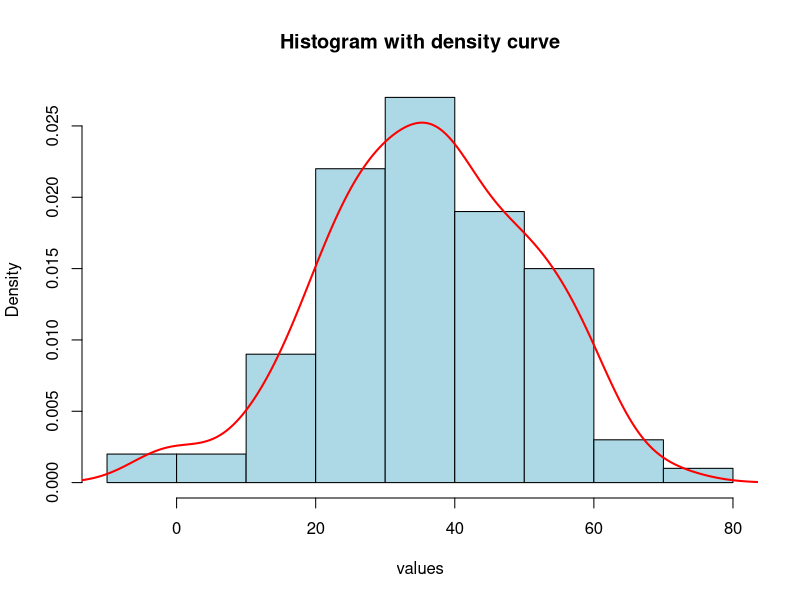
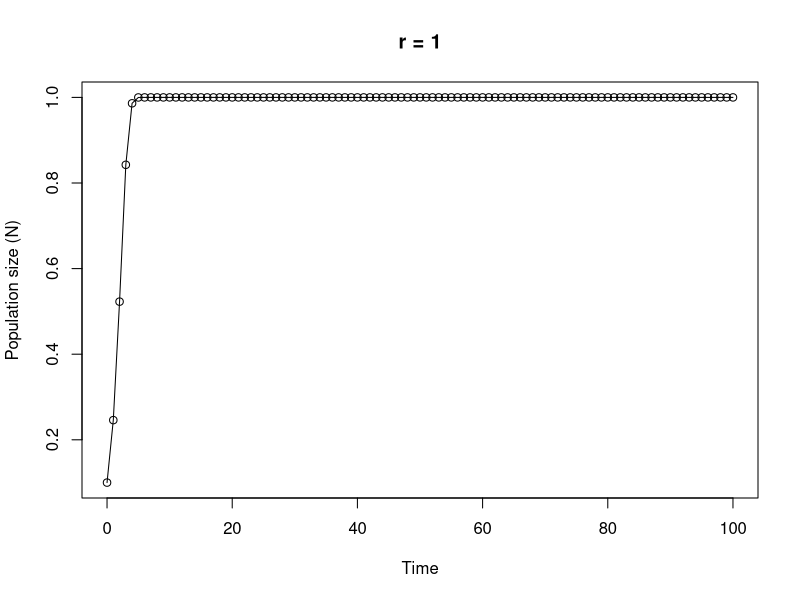

Recreate these plots in R, in order.
##Exercise 6: Basic programming in R


## Question 1: 1. Create a function to calculate the area of a circle. Test the function by finding the area of a circle with a diameter of 3.4 cm. 

diameter <- 3.4
radius <-diameter/2
area <-pi * radius^2
print (area)

circle.area <- function(d){ 
  pi * (d/2)^2
}
# to use new function
circle.area(3.4)
# 9.079203

# to test on a vector of diameter
# create a vector with diameters ranging from 0 to 10 in steps of 2

cir.diam <- seq(from = 0, to = 10, by = 2)

# testing function
circle.area(cir.diam)


## Question 2: Function to convert farenheit into centegrade (oC = (oF - 32) x 5/9)

far.cent <- function(a) {
  val <- (a - 32) * 5/9
  print(paste("Fahrenheit: ", round(a, digits = 3), "oF", sep = " "), quote = FALSE)  # round 3dp
  print(paste("Centigrade: ", round(val, digits = 3), "oC", sep = " "), quote = FALSE)  # round 3dp
}


## Question 3: create a vector of normally distributed data
data_vector <-rnorm(1:100, mean=35, sd = 15)
#function to calculate mean, median and range of vector
data_mean <-mean(data_vector)
print (data_mean)

#function to calculate median
data_median<-median (data_vector)
print(data_median)

#function to calculate range of vector
data_range <-range(data_vector)
print (data_range)

#plot histogram with density curve
hist(data_vector, probability = TRUE, col = "lightblue", border = "black", main = "Histogram with density curve", xlab = "values")
lines(density(data_vector), col = "red", lwd=2)

## Question 4: calculate the median value of a vector of numbers 
c(1:10)
# calculating median
ourmedian <- function(x){
  n <- length(x)
  if (n %% 2 == 1)      # odd numbers
    sort(x)[(n + 1)/2]  # find the middle number by adding 1 to length and div 2
  else {                # even numbers
    middletwo <- sort(x)[(n/2) + 0:1]   #find the two middle numbers
    mean(middletwo)
  }
}

# use the function
mydat <- sample(1:50, size = 10, replace = TRUE )

# our function
ourmedian(mydat)

# R median function
median(mydat)

###Question 5:
# function to simulate Ricker model

Ricker.model <- function(nzero, r, time, K = 1) {
  # sets initial parameters
  N <- numeric(time + 1)  # creates a real vector of length time+1 to store values of Nt+1
  N[1] <- nzero  # sets initial population size in first element of N
  for (i in 1:time) {
    # loops over time
    N[i + 1] <- N[i] * exp(r * (1 - N[i]/K))
  }
  Time <- 0:time  # creates vector for x axis
  plot(Time, N, type = "o", xlim = c(0, time), xlab = "Time", ylab = "Population size (N)", main = paste("r =",
                                                                                                         r, sep = " "))  # plots     output
}

# To run play around with the different parameters, especially r
Ricker.model(nzero = 0.1, r = 1, time = 100)
